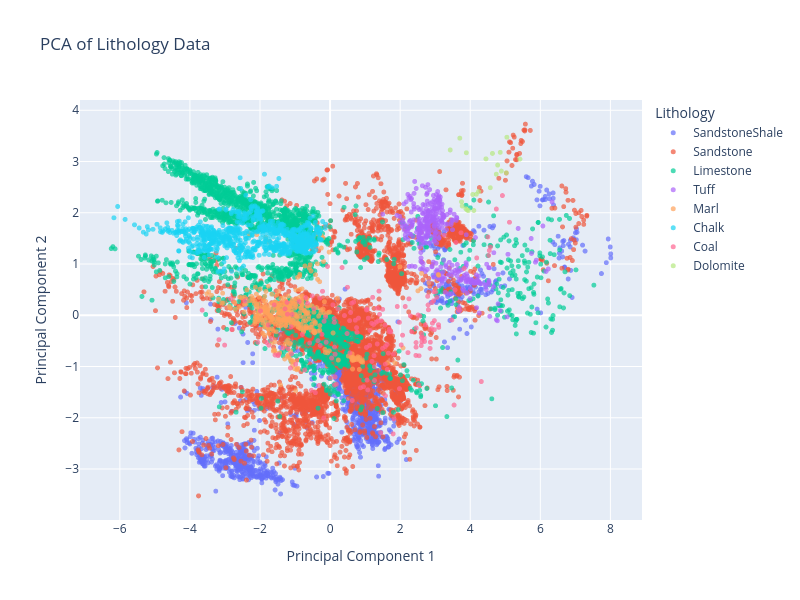

Notebook source saved alongside this figure:
### Markdown cell above
#### 4.1 PCA with 2 components

### Code cell
import plotly.express as px
from sklearn.decomposition import PCA

PCA_2components = PCA(n_components=2)

# Project the original data into the PCA space
Result = PCA_2components.fit_transform(DF_scaled)

# Create a DataFrame with the PCA results
pca_df = pd.DataFrame(Result, columns=['PC0', 'PC1'])

# Print the explained variance ratio
print("The explained variance ratio:", PCA_2components.explained_variance_ratio_)
# Print the explained variance
print("The eigenvalues:", PCA_2components.explained_variance_)

litho_code = {30000: "Sandstone", 65030: "SandstoneShale", 65000: "Shale", 80000: "Marl", 
            74000: "Dolomite", 70000: "Limestone", 70032: "Chalk", 88000: "Halite", 
            86000: "Anhydrite", 99000: "Tuff", 90000: "Coal", 93000: "Basement"}
# Map the lithology codes to their names
labels = DFLabel.values
DFLabel = DFLabel.map(litho_code)

# Plot the PCA results in 2D
fig = px.scatter(pca_df, x='PC0', y='PC1', color=DFLabel.astype(str), 
                 title='PCA of Lithology Data', labels={'color': 'Lithology'})
fig.update_traces(marker=dict(size=5, opacity=0.7))
fig.update_layout(
    xaxis_title='Principal Component 1',
    yaxis_title='Principal Component 2',
    width=800,
    height=600
)
fig.show()

#

### Figure 1 — Plotly figure (JSON) as saved in the notebook; plotly's stock layout.template omitted (floating-point values rounded to 4 significant figures; data arrays with more than 128 entries replaced by an {"elided": "..."} marker saying what was removed)
{"data": [{"hovertemplate": "Lithology=SandstoneShale<br>PC0=%{x}<br>PC1=%{y}<extra></extra>", "legendgroup": "SandstoneShale", "marker": {"color": "#636efa", "opacity": 0.7, "size": 5, "symbol": "circle"}, "mode": "markers", "name": "SandstoneShale", "showlegend": true, "type": "scattergl", "x": {"elided": "2008 float values"}, "xaxis": "x", "y": {"elided": "2008 float values"}, "yaxis": "y"}, {"hovertemplate": "Lithology=Sandstone<br>PC0=%{x}<br>PC1=%{y}<extra></extra>", "legendgroup": "Sandstone", "marker": {"color": "#EF553B", "opacity": 0.7, "size": 5, "symbol": "circle"}, "mode": "markers", "name": "Sandstone", "showlegend": true, "type": "scattergl", "x": {"elided": "4873 float values"}, "xaxis": "x", "y": {"elided": "4873 float values"}, "yaxis": "y"}, {"hovertemplate": "Lithology=Limestone<br>PC0=%{x}<br>PC1=%{y}<extra></extra>", "legendgroup": "Limestone", "marker": {"color": "#00cc96", "opacity": 0.7, "size": 5, "symbol": "circle"}, "mode": "markers", "name": "Limestone", "showlegend": true, "type": "scattergl", "x": {"elided": "2333 float values"}, "xaxis": "x", "y": {"elided": "2333 float values"}, "yaxis": "y"}, {"hovertemplate": "Lithology=Tuff<br>PC0=%{x}<br>PC1=%{y}<extra></extra>", "legendgroup": "Tuff", "marker": {"color": "#ab63fa", "opacity": 0.7, "size": 5, "symbol": "circle"}, "mode": "markers", "name": "Tuff", "showlegend": true, "type": "scattergl", "x": {"elided": "360 float values"}, "xaxis": "x", "y": {"elided": "360 float values"}, "yaxis": "y"}, {"hovertemplate": "Lithology=Marl<br>PC0=%{x}<br>PC1=%{y}<extra></extra>", "legendgroup": "Marl", "marker": {"color": "#FFA15A", "opacity": 0.7, "size": 5, "symbol": "circle"}, "mode": "markers", "name": "Marl", "showlegend": true, "type": "scattergl", "x": {"elided": "397 float values"}, "xaxis": "x", "y": {"elided": "397 float values"}, "yaxis": "y"}, {"hovertemplate": "Lithology=Chalk<br>PC0=%{x}<br>PC1=%{y}<extra></extra>", "legendgroup": "Chalk", "marker": {"color": "#19d3f3", "opacity": 0.7, "size": 5, "symbol": "circle"}, "mode": "markers", "name": "Chalk", "showlegend": true, "type": "scattergl", "x": {"elided": "811 float values"}, "xaxis": "x", "y": {"elided": "811 float values"}, "yaxis": "y"}, {"hovertemplate": "Lithology=Coal<br>PC0=%{x}<br>PC1=%{y}<extra></extra>", "legendgroup": "Coal", "marker": {"color": "#FF6692", "opacity": 0.7, "size": 5, "symbol": "circle"}, "mode": "markers", "name": "Coal", "showlegend": true, "type": "scattergl", "x": {"elided": "171 float values"}, "xaxis": "x", "y": {"elided": "171 float values"}, "yaxis": "y"}, {"hovertemplate": "Lithology=Dolomite<br>PC0=%{x}<br>PC1=%{y}<extra></extra>", "legendgroup": "Dolomite", "marker": {"color": "#B6E880", "opacity": 0.7, "size": 5, "symbol": "circle"}, "mode": "markers", "name": "Dolomite", "showlegend": true, "type": "scattergl", "x": [3.429, 3.888, 4.634, 5.418, 4.174, 4.071, 4.237, 4.572, 4.743, 4.889, 4.103, 3.946, 3.906, 3.875, 3.771, 3.751, 5.029, 4.783, 4.856, 5.045, 4.448, 3.702], "xaxis": "x", "y": [3.226, 3.171, 3.158, 3.048, 2.361, 2.357, 2.414, 2.489, 2.753, 2.813, 2.045, 2.043, 2.056, 2.081, 2.133, 2.216, 2.78, 2.931, 3.179, 3.474, 3.052, 3.456], "yaxis": "y"}], "layout": {"height": 600, "legend": {"title": {"text": "Lithology"}, "tracegroupgap": 0}, "title": {"text": "PCA of Lithology Data"}, "width": 800, "xaxis": {"anchor": "y", "domain": [0, 1], "title": {"text": "Principal Component 1"}}, "yaxis": {"anchor": "x", "domain": [0, 1], "title": {"text": "Principal Component 2"}}}}
